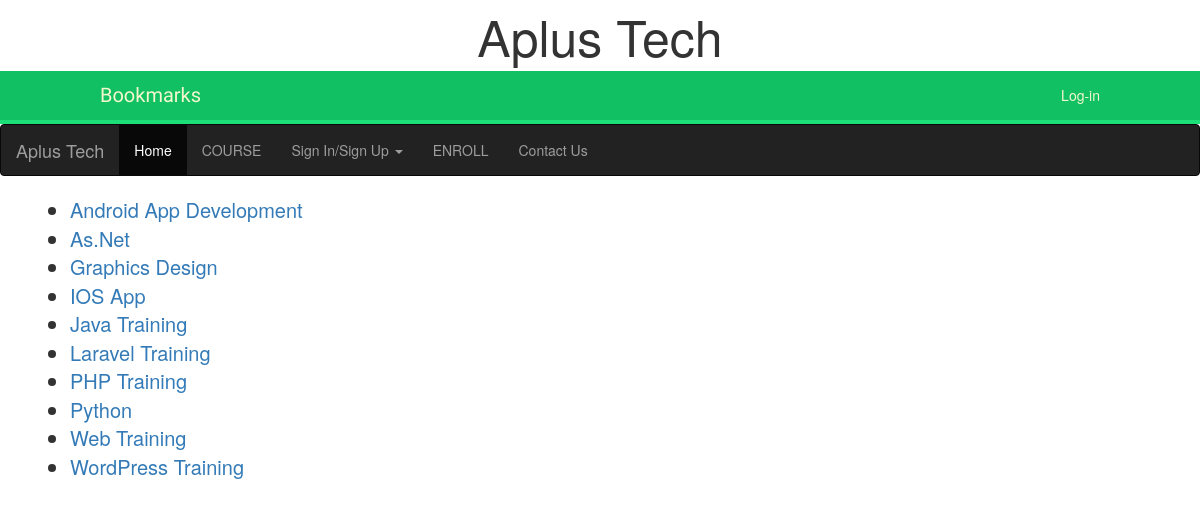
Page /list on the committed database.
### course/models.py (models this page shows, shortened)
class Courses(models.Model):
	course_name = models.CharField(max_length = 250)
	course_fee = models.CharField(max_length = 250)
	course_duration = models.CharField(max_length = 250)
	course_detail = models.CharField(max_length = 2000)
	class Meta:
		ordering = ('course_name',)

### course/views.py (the view)
# urls.py: path('list', views.courselist, name = 'list'),
def courselist(request):
	clist = Courses.objects.all()
	return render(request, 'course/list.html', {'clist' : clist})

### course/templates/course/list.html (shortened to what this page needs)
{% extends 'base.html' %}
{% block content %}
	<div class="container">
			<ul>
			{% for i in clist %}
			  <li style="font-size: 20px"><a href="{% url 'course:detail' i.pk %}"> {{ i.course_name }} </a></li>
			{% endfor %}
			</ul>
	</div>
{% endblock %}

### account/static/css/account.css (style rules this page uses)
body { margin:0; padding:0; font-family:helvetica, sans-serif; }
a { color:#12c064; text-decoration:none; }

### rows in the picture
Courses: course_name "Android App Development"
Courses: course_name "As.Net"
Courses: course_name "Graphics Design"
Courses: course_name "IOS App"
Courses: course_name "Java Training"
Courses: course_name "Laravel Training"
Courses: course_name "PHP Training"
Courses: course_name "Python"
Courses: course_name "Web Training"
Courses: course_name "WordPress Training"
